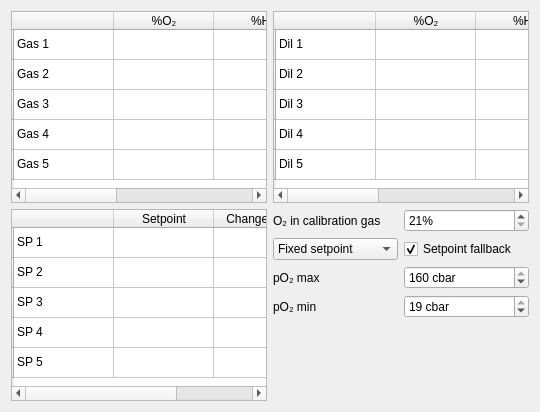
          <widget class="QWidget" name="gasSettings">
           <attribute name="title">
            <string>Gas settings</string>
           </attribute>
           <layout class="QGridLayout" name="gridLayout_2">
            <item row="0" column="0" colspan="2">
             <widget class="QTableWidget" name="ostc3GasTable">
              <property name="sizePolicy">
               <sizepolicy hsizetype="Expanding" vsizetype="Expanding">
                <horstretch>0</horstretch>
                <verstretch>0</verstretch>
               </sizepolicy>
              </property>
              <row>
               <property name="text">
                <string/>
               </property>
              </row>
              <row>
               <property name="text">
                <string/>
               </property>
              </row>
              <row>
               <property name="text">
                <string/>
               </property>
              </row>
              <row>
               <property name="text">
                <string/>
               </property>
              </row>
              <row>
               <property name="text">
                <string/>
               </property>
              </row>
              <column>
               <property name="text">
                <string/>
               </property>
              </column>
              <column>
               <property name="text">
                <string>%O₂</string>
               </property>
              </column>
              <column>
               <property name="text">
                <string>%He</string>
               </property>
              </column>
              <column>
               <property name="text">
                <string>Type</string>
               </property>
              </column>
              <column>
               <property name="text">
                <string>Change depth</string>
               </property>
              </column>
              <item row="0" column="0">
               <property name="text">
                <string>Gas 1</string>
               </property>
              </item>
              <item row="1" column="0">
               <property name="text">
                <string>Gas 2</string>
               </property>
              </item>
              <item row="2" column="0">
               <property name="text">
                <string>Gas 3</string>
               </property>
              </item>
              <item row="3" column="0">
               <property name="text">
                <string>Gas 4</string>
               </property>
              </item>
              <item row="4" column="0">
               <property name="text">
                <string>Gas 5</string>
               </property>
              </item>
             </widget>
            </item>
            <item row="0" column="2" colspan="2">
             <widget class="QTableWidget" name="ostc3DilTable">
              <property name="sizePolicy">
               <sizepolicy hsizetype="Expanding" vsizetype="Expanding">
                <horstretch>0</horstretch>
                <verstretch>0</verstretch>
               </sizepolicy>
              </property>
              <row>
               <property name="text">
                <string/>
               </property>
              </row>
              <row>
               <property name="text">
                <string/>
               </property>
              </row>
              <row>
               <property name="text">
                <string/>
               </property>
              </row>
              <row>
               <property name="text">
                <string/>
               </property>
              </row>
              <row>
               <property name="text">
                <string/>
               </property>
              </row>
              <column>
               <property name="text">
                <string/>
               </property>
              </column>
              <column>
               <property name="text">
                <string>%O₂</string>
               </property>
              </column>
              <column>
               <property name="text">
                <string>%He</string>
               </property>
              </column>
              <column>
               <property name="text">
                <string>Type</string>
               </property>
              </column>
              <column>
               <property name="text">
                <string>Change depth</string>
               </property>
              </column>
              <item row="0" column="0">
               <property name="text">
                <string>Dil 1</string>
               </property>
              </item>
              <item row="1" column="0">
               <property name="text">
                <string>Dil 2</string>
               </property>
              </item>
              <item row="2" column="0">
               <property name="text">
                <string>Dil 3</string>
               </property>
              </item>
              <item row="3" column="0">
               <property name="text">
                <string>Dil 4</string>
               </property>
              </item>
              <item row="4" column="0">
               <property name="text">
                <string>Dil 5</string>
               </property>
              </item>
             </widget>
            </item>
            <item row="2" column="0" rowspan="5" colspan="2">
             <widget class="QTableWidget" name="ostc3SetPointTable">
              <property name="sizePolicy">
               <sizepolicy hsizetype="Expanding" vsizetype="Expanding">
                <horstretch>0</horstretch>
                <verstretch>0</verstretch>
               </sizepolicy>
              </property>
              <row>
               <property name="text">
                <string/>
               </property>
              </row>
              <row>
               <property name="text">
                <string/>
               </property>
              </row>
              <row>
               <property name="text">
                <string/>
               </property>
              </row>
              <row>
               <property name="text">
                <string/>
               </property>
              </row>
              <row>
               <property name="text">
                <string/>
               </property>
              </row>
              <column>
               <property name="text">
                <string/>
               </property>
              </column>
              <column>
               <property name="text">
                <string>Setpoint</string>
               </property>
              </column>
              <column>
               <property name="text">
                <string>Change depth</string>
               </property>
              </column>
              <item row="0" column="0">
               <property name="text">
                <string>SP 1</string>
               </property>
              </item>
              <item row="1" column="0">
               <property name="text">
                <string>SP 2</string>
               </property>
              </item>
              <item row="2" column="0">
               <property name="text">
                <string>SP 3</string>
               </property>
              </item>
              <item row="3" column="0">
               <property name="text">
                <string>SP 4</string>
               </property>
              </item>
              <item row="4" column="0">
               <property name="text">
                <string>SP 5</string>
               </property>
              </item>
             </widget>
            </item>
            <item row="2" column="2">
             <widget class="QLabel">
              <property name="text">
               <string>O₂ in calibration gas</string>
              </property>
             </widget>
            </item>
            <item row="2" column="3">
             <widget class="QSpinBox" name="calibrationGasSpinBox">
              <property name="suffix">
               <string>%</string>
              </property>
              <property name="minimum">
               <number>21</number>
              </property>
              <property name="maximum">
               <number>100</number>
              </property>
              <property name="value">
               <number>21</number>
              </property>
             </widget>
            </item>
            <item row="3" column="2">
             <widget class="QComboBox" name="ccrModeComboBox">
              <item>
               <property name="text">
                <string>Fixed setpoint</string>
               </property>
              </item>
              <item>
               <property name="text">
                <string>Sensor</string>
               </property>
              </item>
             </widget>
            </item>
            <item row="3" column="3">
             <widget class="QCheckBox" name="setPointFallbackCheckBox">
              <property name="text">
               <string>Setpoint fallback</string>
              </property>
              <property name="checked">
               <bool>true</bool>
              </property>
             </widget>
            </item>
            <item row="6" column="2">
             <spacer>
              <property name="orientation">
               <enum>Qt::Vertical</enum>
              </property>
              <property name="sizeHint" stdset="0">
               <size>
                <width>20</width>
                <height>40</height>
               </size>
              </property>
             </spacer>
            </item>
            <item row="4" column="3">
             <widget class="QSpinBox" name="ppO2MaxSpinBox">
              <property name="suffix">
               <string> cbar</string>
              </property>
              <property name="minimum">
               <number>120</number>
              </property>
              <property name="maximum">
               <number>160</number>
              </property>
              <property name="value">
               <number>160</number>
              </property>
             </widget>
            </item>
            <item row="5" column="3">
             <widget class="QSpinBox" name="ppO2MinSpinBox">
              <property name="suffix">
               <string> cbar</string>
              </property>
              <property name="minimum">
               <number>16</number>
              </property>
              <property name="maximum">
               <number>19</number>
              </property>
              <property name="value">
               <number>19</number>
              </property>
             </widget>
            </item>
            <item row="4" column="2">
             <widget class="QLabel">
              <property name="text">
               <string>pO₂ max</string>
              </property>
             </widget>
            </item>
            <item row="5" column="2">
             <widget class="QLabel">
              <property name="text">
               <string>pO₂ min</string>
              </property>
             </widget>
            </item>
           </layout>
          </widget>
